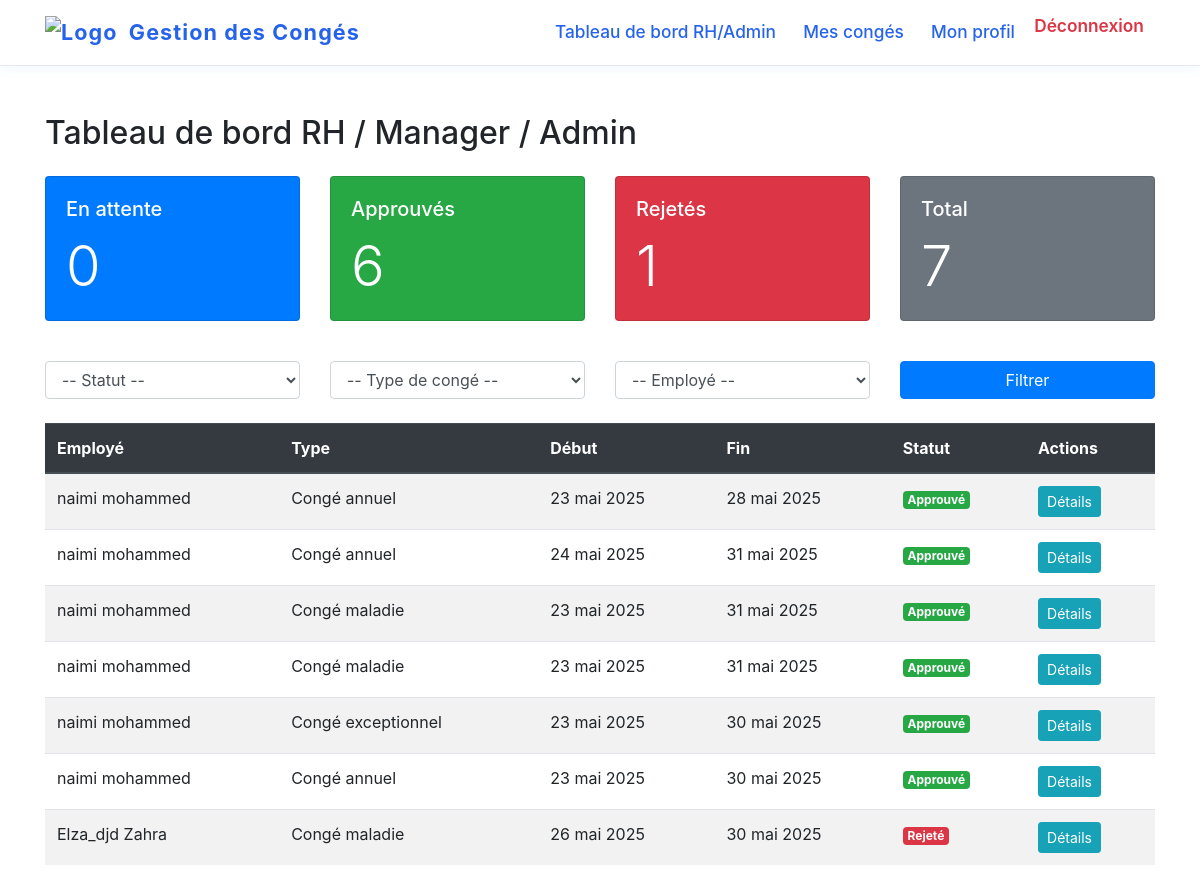
/leaves/admin-dashboard/ (signed in), run on the app's committed database.
### leaves/models.py (models this page shows, shortened)
class LeaveRequest(models.Model):
    STATUS_CHOICES = [
        ('pending', _('En attente')),
        ('approved', _('Approuvé')),
        ('rejected', _('Rejeté')),
        ('cancelled', _('Annulé')),
    ]
    employee = models.ForeignKey(
        settings.AUTH_USER_MODEL,
        on_delete=models.CASCADE,
        related_name='leave_requests',
        verbose_name=_('Employé'),
        null=True,
        default=None
    )
    leave_type = models.ForeignKey(
        LeaveType,
        on_delete=models.PROTECT,
        verbose_name=_('Type de congé')
    )
    start_date = models.DateField(_('Date de début'))
    end_date = models.DateField(_('Date de fin'))
    reason = models.TextField(_('Motif'))
    status = models.CharField(
        _('Statut'),
        max_length=20,
        choices=STATUS_CHOICES,
        default='pending'
    )
    attachment = models.FileField(
        _('Pièce jointe'),
        upload_to='leave_attachments/%Y/%m/',
        blank=True,
        null=True
    )
    created_at = models.DateTimeField(_('Date de création'), auto_now_add=True)
    updated_at = models.DateTimeField(_('Date de modification'), auto_now=True)
    validated_by = models.ForeignKey(
        settings.AUTH_USER_MODEL,
        on_delete=models.SET_NULL,
        null=True,
        blank=True,
        related_name='validated_leaves',
        verbose_name=_('Validé par')
    )
    validation_date = models.DateTimeField(_('Date de validation'), null=True, blank=True)
    validation_comment = models.TextField(_('Commentaire de validation'), blank=True)
    class Meta:
        verbose_name = _('Demande de congé')
        verbose_name_plural = _('Demandes de congé')
        ordering = ['-created_at']
    def get_status_color(self):
        return {
            'pending': 'warning',
            'approved': 'success',
            'rejected': 'danger',
            'cancelled': 'secondary',
        }.get(self.status, 'primary')

class LeaveType(models.Model):
    name = models.CharField(_('Nom'), max_length=100)
    description = models.TextField(_('Description'), blank=True)
    max_days_per_year = models.PositiveIntegerField(_('Jours maximum par an'), default=0)
    requires_attachment = models.BooleanField(_('Pièce justificative requise'), default=False)
    class Meta:
        verbose_name = _('Type de congé')
        verbose_name_plural = _('Types de congé')
    def __str__(self):
        return self.name

### accounts/models.py (models this page shows, shortened)
class User(AbstractUser):
    ROLE_CHOICES = (
        ('employee', 'Employé'),
        ('manager', 'Manager'),
        ('hr', 'Responsable RH'),
        ('admin', 'Administrateur'),
    )
    THEME_CHOICES = (
        ('light', 'Thème clair'),
        ('dark', 'Thème sombre'),
    )
    role = models.CharField(max_length=20, choices=ROLE_CHOICES, default='employee')
    department = models.CharField(max_length=100, blank=True)
    phone = models.CharField(max_length=15, blank=True)
    address = models.TextField(blank=True)
    profile_picture = models.ImageField(upload_to='profile_pics/', blank=True, null=True)
    bio = models.TextField(_('biographie'), blank=True)
    birth_date = models.DateField(_('date de naissance'), null=True, blank=True)
    linkedin = models.URLField(_('profil LinkedIn'), blank=True)
    twitter = models.URLField(_('profil Twitter'), blank=True)
    github = models.URLField(_('profil GitHub'), blank=True)
    emergency_contact_name = models.CharField(_('contact d\'urgence - nom'), max_length=100, blank=True)
    emergency_contact_phone = models.CharField(_('contact d\'urgence - téléphone'), max_length=15, blank=True)
    emergency_contact_relation = models.CharField(_('contact d\'urgence - relation'), max_length=50, blank=True)
    hire_date = models.DateField(_('date d\'embauche'), null=True, blank=True)
    employee_id = models.CharField(_('matricule'), max_length=20, blank=True)
    office_location = models.CharField(_('localisation bureau'), max_length=100, blank=True)
    theme = models.CharField(_('thème'), max_length=10, choices=THEME_CHOICES, default='light')
    email_notifications = models.BooleanField(_('notifications par email'), default=True)
    class Meta:
        verbose_name = _('utilisateur')
        verbose_name_plural = _('utilisateurs')

### leaves/views.py (the view)
# urls.py: path('admin-dashboard/', views.admin_dashboard, name='admin_dashboard'),
@login_required
def admin_dashboard(request):
    user = request.user
    if user.role not in ['admin', 'hr', 'manager'] and not user.is_superuser:
        return HttpResponseForbidden("Accès réservé à l'administration RH/Manager/Admin.")
    status = request.GET.get('status')
    leave_type = request.GET.get('type')
    employee = request.GET.get('employee')
    leave_requests = LeaveRequest.objects.all().order_by('-created_at')
    if status:
        leave_requests = leave_requests.filter(status=status)
    if leave_type:
        leave_requests = leave_requests.filter(leave_type__id=leave_type)
    if employee:
        leave_requests = leave_requests.filter(employee__id=employee)
    stats = {
        'pending': LeaveRequest.objects.filter(status='pending').count(),
        'approved': LeaveRequest.objects.filter(status='approved').count(),
        'rejected': LeaveRequest.objects.filter(status='rejected').count(),
        'total': LeaveRequest.objects.count(),
    }
    leave_types = LeaveType.objects.all()
    employees = User.objects.all()
    return render(request, 'leaves/admin_dashboard.html', {
        'leave_requests': leave_requests,
        'stats': stats,
        'leave_types': leave_types,
        'employees': employees,
        'status': status,
        'leave_type_selected': leave_type,
        'employee_selected': employee,
    })

### templates/leaves/admin_dashboard.html (shortened to what this page needs)
{% extends "base.html" %}
{% load static %}
{% block content %}
<div class="container mt-5">
    <h2 class="mb-4">Tableau de bord RH / Manager / Admin</h2>
    <div class="row mb-4">
        <div class="col-md-3">
            <div class="card text-white bg-primary mb-3">
                <div class="card-body">
                    <h5 class="card-title">En attente</h5>
                    <p class="card-text display-4">{{ stats.pending }}</p>
                </div>
            </div>
        </div>
        <div class="col-md-3">
            <div class="card text-white bg-success mb-3">
                <div class="card-body">
                    <h5 class="card-title">Approuvés</h5>
                    <p class="card-text display-4">{{ stats.approved }}</p>
                </div>
            </div>
        </div>
        <div class="col-md-3">
            <div class="card text-white bg-danger mb-3">
                <div class="card-body">
                    <h5 class="card-title">Rejetés</h5>
                    <p class="card-text display-4">{{ stats.rejected }}</p>
                </div>
            </div>
        </div>
        <div class="col-md-3">
            <div class="card text-white bg-secondary mb-3">
                <div class="card-body">
                    <h5 class="card-title">Total</h5>
                    <p class="card-text display-4">{{ stats.total }}</p>
                </div>
            </div>
        </div>
    </div>
    <form method="get" class="mb-4">
        <div class="row">
            <div class="col-md-3">
                <select name="status" class="form-control">
                    <option value="">-- Statut --</option>
                </select>
            </div>
            <div class="col-md-3">
                <select name="type" class="form-control">
                    <option value="">-- Type de congé --</option>
                </select>
            </div>
            <div class="col-md-3">
                <select name="employee" class="form-control">
                    <option value="">-- Employé --</option>
                </select>
            </div>
            <div class="col-md-3">
                <button type="submit" class="btn btn-primary w-100">Filtrer</button>
            </div>
        </div>
    </form>
    <div class="table-responsive">
        <table class="table table-striped table-hover">
            <thead class="thead-dark">
                <tr>
                    <th>Employé</th>
                    <th>Type</th>
                    <th>Début</th>
                    <th>Fin</th>
                    <th>Statut</th>
                    <th>Actions</th>
                </tr>
            </thead>
            <tbody>
                {% for req in leave_requests %}
                <tr>
                    <td>{{ req.employee.get_full_name|default:req.employee.username }}</td>
                    <td>{{ req.leave_type }}</td>
                    <td>{{ req.start_date }}</td>
                    <td>{{ req.end_date }}</td>
                    <td>
                        <span class="badge badge-{{ req.get_status_color }}">{{ req.get_status_display }}</span>
                    </td>
                    <td>
                        <a href="{% url 'leaves:leave_request_detail' req.pk %}" class="btn btn-sm btn-info">Détails</a>
                    </td>
                </tr>
                {% empty %}
                <tr><td colspan="6" class="text-center">Aucune demande trouvée.</td></tr>
                {% endfor %}
            </tbody>
        </table>
    </div>
</div>
{% endblock %}

### data on the page
LeaveRequest: employee.get_full_name "naimi mohammed", leave_type "Congé annuel", start_date "23 mai 2025", end_date "28 mai 2025", status "Approuvé"
LeaveRequest: employee.get_full_name "naimi mohammed", leave_type "Congé annuel", start_date "24 mai 2025", end_date "31 mai 2025", status "Approuvé"
LeaveRequest: employee.get_full_name "naimi mohammed", leave_type "Congé maladie", start_date "23 mai 2025", end_date "31 mai 2025", status "Approuvé"
LeaveRequest: employee.get_full_name "naimi mohammed", leave_type "Congé maladie", start_date "23 mai 2025", end_date "31 mai 2025", status "Approuvé"
LeaveRequest: employee.get_full_name "naimi mohammed", leave_type "Congé exceptionnel", start_date "23 mai 2025", end_date "30 mai 2025", status "Approuvé"
LeaveRequest: employee.get_full_name "naimi mohammed", leave_type "Congé annuel", start_date "23 mai 2025", end_date "30 mai 2025", status "Approuvé"
LeaveRequest: employee.get_full_name "Elza_djd Zahra", leave_type "Congé maladie", start_date "26 mai 2025", end_date "30 mai 2025", status "Rejeté"

### other printed values
{{ stats.pending }} "0"
{{ stats.approved }} "6"
{{ stats.rejected }} "1"
{{ stats.total }} "7"
